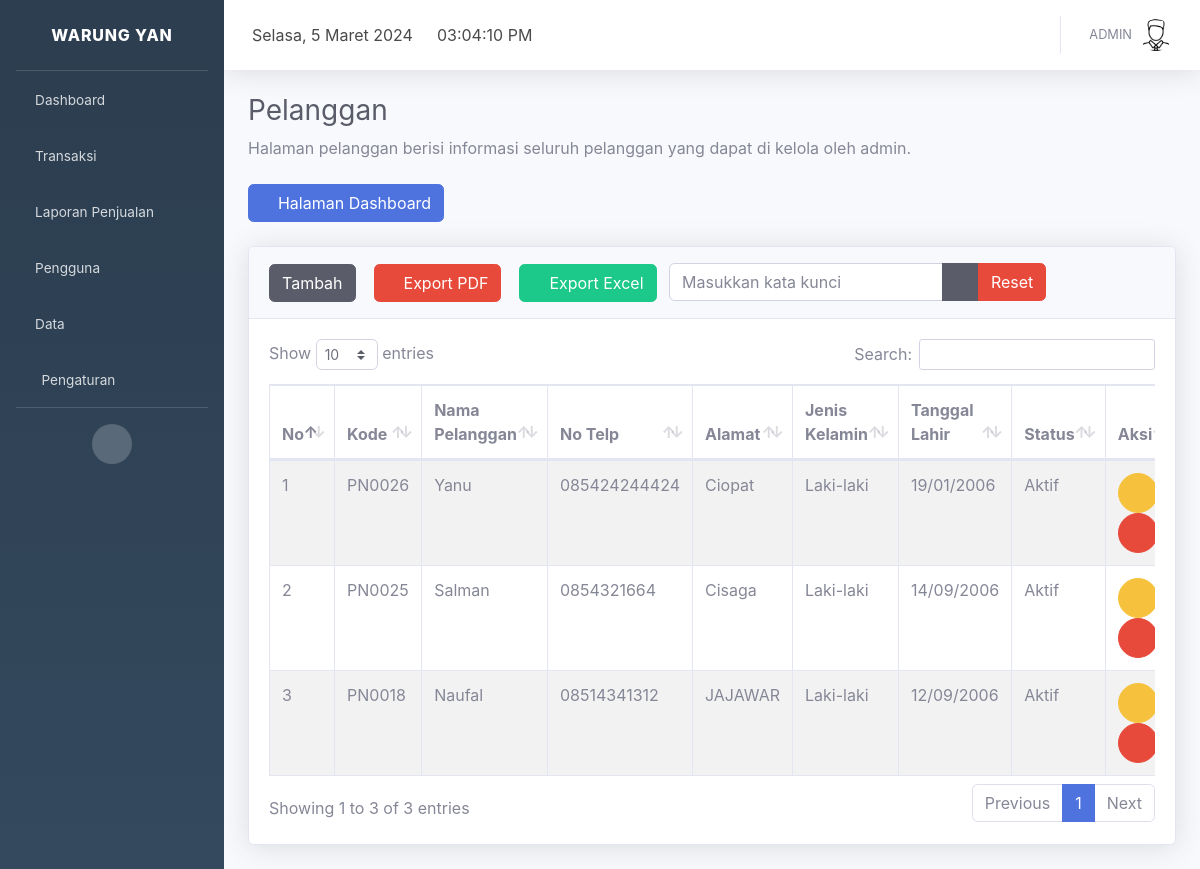
Page /index.php?page=pelanggan (signed in) on the committed database.
### tables this page shows
CREATE TABLE `profil_aplikasi` (
  `id` int(11) NOT NULL,
  `nama_aplikasi` varchar(30) NOT NULL,
  `alamat` varchar(100) NOT NULL,
  `no_telp` char(14) NOT NULL,
  `logo` varchar(100) NOT NULL
);

CREATE TABLE `pengguna` (
  `id_pengguna` int(11) NOT NULL,
  `kode_pengguna` char(9) NOT NULL,
  `nama_pengguna` varchar(50) NOT NULL,
  `email` varchar(35) NOT NULL,
  `no_telp` char(14) NOT NULL,
  `foto` varchar(100) NOT NULL,
  `username` varchar(50) NOT NULL,
  `password` varchar(500) NOT NULL,
  `level` varchar(10) NOT NULL,
  `status` int(11) NOT NULL
);

CREATE TABLE `pelanggan` (
  `id_pelanggan` int(11) NOT NULL,
  `kode_pelanggan` char(9) NOT NULL,
  `nama_pelanggan` varchar(50) NOT NULL,
  `no_telp` char(14) NOT NULL,
  `alamat_pelanggan` varchar(50) NOT NULL,
  `jenis_kelamin` int(11) NOT NULL,
  `tanggal_lahir` date NOT NULL,
  `status` int(11) NOT NULL
);

### page/pelanggan/index.php (the view, shortened to what this page needs)
<div class="container-fluid">
  <h1 class="h3 mb-2 text-gray-800">Pelanggan</h1>
  <p class="mb-4">Halaman pelanggan berisi informasi seluruh pelanggan yang dapat di kelola oleh admin.</p>
  <a href="index.php?page=dashboard"><button class="btn btn-primary"><i class="fa fa-angle-left"></i> Halaman Dashboard</button></a>
  <br /><br />
  <div class="card shadow mb-4">
    <div class="card-header py-3">
      <button class="btn-tambah btn btn-dark btn-icon-split"><span class="text">Tambah</span></button>
      <a href="page/pelanggan/cetak/cetak_pelanggan_pdf.php?" target='blank' class="btn btn-danger btn-icon-split"><span class="text"><i class="fas fa-file-pdf"></i> Export PDF</span></a>
      <a href="page/pelanggan/cetak/cetak_pelanggan_excel.php?" target='blank' class="btn btn-success btn-icon-split"><span class="text"><i class="fas fa-file-excel"></i> Export Excel</span></a>
      <form action="" method="POST" class="d-none d-sm-inline-block form-inline my-2 my-md-0 mw-100 navbar-search ml-2">
        <div class="input-group">
          <input type="text" class="form-control bg-white border-1 small" name="tcari" placeholder="Masukkan kata kunci">
          <div class="input-group-append">
            <button class="btn btn-dark" type="submit" name="bcari">
              <i class="fas fa-search fa-sm"></i>
            </button>
            <button class="btn btn-danger" type="submit" name="breset">Reset</button>
          </div>
        </div>
      </form>
    </div>
    <div class="card-body">
      <div class="table-responsive">
        <table class="table table-bordered table-striped" id="dataTable" width="100%" cellspacing="0">
          <thead>
            <tr>
              <th>No</th>
              <th>Kode</th>
              <th>Nama Pelanggan</th>
              <th>No Telp</th>
              <th>Alamat</th>
              <th>Jenis Kelamin</th>
              <th>Tanggal Lahir</th>
              <th>Status</th>
              <th>Aksi</th>
            </tr>
          </thead>
          <tbody>
            <?php
            $time_start = microtime(true);
            $kon = mysqli_connect("localhost", "root", "", "kasir");
            if (isset($_POST['bcari'])) {
              $cari = $_POST['tcari'];
              $sql = "SELECT * FROM pelanggan WHERE kode_pelanggan LIKE '%" . $cari . "%' or nama_pelanggan LIKE '%" . $cari . "%'
              or no_telp LIKE '%" . $cari . "%' or alamat_pelanggan LIKE '%" . $cari . "%' or jenis_kelamin LIKE '%" . $cari . "%'
              or tanggal_lahir LIKE '%" . $cari . "%' or status LIKE '%" . $cari . "%' order by id_pelanggan desc";
              echo 'Total Excecution Time in seconds : ' . round((microtime(true) - $time_start), 3) . ' seconds';
            } else {
              $sql = "SELECT * FROM pelanggan order by id_pelanggan desc";
            }
            $hasil = mysqli_query($kon, $sql);
            $no = 0;
            while ($data = mysqli_fetch_array($hasil)) :
              $no++;
            ?>
              <tr>
                <td><?php echo $no; ?></td>
                <td><?php echo $data['kode_pelanggan']; ?></td>
                <td><?php echo $data['nama_pelanggan']; ?></td>
                <td><?php echo $data['no_telp']; ?></td>
                <td><?php echo $data['alamat_pelanggan']; ?></td>
                <td><?php echo $data['jenis_kelamin'] == 1 ? 'Laki-laki' : 'Perempuan'; ?></td>
                <td><?php echo date('d/m/Y', strtotime($data["tanggal_lahir"])); ?></td>
                <td><?php echo $data['status'] == 1 ? 'Aktif' : 'Tidak Aktif'; ?></td>
                <td>
                  <button class="btn-edit btn btn-warning btn-circle" id_pelanggan="<?php echo $data['id_pelanggan']; ?>" kode_pelanggan="<?php echo $data['kode_pelanggan']; ?>" data-toggle="tooltip" title="Edit pelanggan" data-placement="top"><i class="fas fa-edit"></i></button>
                  <button class="btn-hapus btn btn-danger btn-circle" id_pelanggan="<?php echo $data['id_pelanggan']; ?>" kode_pelanggan="<?php echo $data['kode_pelanggan']; ?>" data-toggle="tooltip" title="Hapus pelanggan" data-placement="top"><i class="fas fa-trash"></i></button>
                </td>
              </tr>
            <?php endwhile; ?>
          </tbody>
        </table>
      </div>
    </div>
  </div>
</div>

### index.php (shortened to what this page needs)
<?php
include 'config/database.php';
$hasil = mysqli_query($kon, "select * from profil_aplikasi order by nama_aplikasi desc limit 1");
$data = mysqli_fetch_array($hasil);
?>
<!DOCTYPE html>
<html lang="en">
<head>
  <link href="assets/vendor/fontawesome-free/css/all.min.css" rel="stylesheet" type="text/css">
  <link href="assets/font/font.css" rel="stylesheet">
  <link href="assets/css/sb-admin-2.min.css" rel="stylesheet">
  <link href="assets/vendor/datatables/dataTables.bootstrap4.min.css" rel="stylesheet">
  <link rel="stylesheet" href="assets/plugin/datepicker/css/datepicker.css">
</head>
<body>
  <div id="wrapper">
    <ul class="navbar-nav sidebar sidebar-dark accordion" id="accordionSidebar" style="background-image: linear-gradient(180deg, #2c3e50 10%, #34495e 100%);">
      <a class="sidebar-brand d-flex align-items-center justify-content-center" href="index.php?page=dashboard">
        <div class="sidebar-brand-text mx-3"><?php echo $data['nama_aplikasi']; ?></div>
      </a>
      <hr class="sidebar-divider my-0">
      <li class="nav-item">
        <a class="nav-link" href="index.php?page=dashboard">
          <i class="fas fa-home"></i>
          <span>Dashboard</span></a>
      </li>
      <li class="nav-item">
        <a class="nav-link collapsed" href="#" data-toggle="collapse" data-target="#transaksi" aria-expanded="true" aria-controls="collapseTwo">
          <i class="fas fa-shopping-cart"></i>
          <span>Transaksi</span>
        </a>
      </li>
      <?php if ($_SESSION["level"] == "Admin" || $_SESSION["level"] == "Manajer") : ?>
        <li class="nav-item">
          <a class="nav-link collapsed" href="#" data-toggle="collapse" data-target="#laporan" aria-expanded="true" aria-controls="collapseTwo">
            <i class="fas fa-book"></i>
            <span>Laporan Penjualan</span>
          </a>
        </li>
      <?php endif; ?>
      <?php if ($_SESSION["level"] == "Admin") : ?>
        <li class="nav-item">
          <a class="nav-link collapsed" href="#" data-toggle="collapse" data-target="#pengguna" aria-expanded="true" aria-controls="collapseTwo">
            <i class="fas fa-users"></i>
            <span>Pengguna</span>
          </a>
        </li>
        <li class="nav-item">
          <a class="nav-link collapsed" href="#" data-toggle="collapse" data-target="#master_data" aria-expanded="true" aria-controls="collapseTwo">
            <i class="fas fa-database"></i>
            <span>Data</span>
          </a>
        </li>
      <?php endif; ?>
      <?php if ($_SESSION["level"] == "Admin") : ?>
<li class="nav-item">
          <a class="nav-link collapsed" href="#" data-toggle="collapse" data-target="#pengaturan" aria-expanded="true" aria-controls="collapseTwo">
            <i class="fas fa-fw fa-cog"></i>
            <span>Pengaturan</span>
          </a>
        </li>
      <?php endif; ?>
      <hr class="sidebar-divider d-none d-md-block">
      <div class="text-center d-none d-md-inline">
        <button class="rounded-circle border-0" id="sidebarToggle"></button>
      </div>
    </ul>
    <div id="content-wrapper" class="d-flex flex-column">
      <div id="content">
        <nav class="navbar navbar-expand navbar-light bg-white topbar mb-4 static-top shadow">
          <div class="top-navbar d-none d-xl-block">
            <ul class="navbar-nav align-items-center">
              <li class="nav-item">
                <a class="nav-link">
                  <div id="date">
                  </div>
                </a>
              </li>
            </ul>
          </div>
          <div class="top-navbar d-none d-xl-block">
            <ul class="navbar-nav align-items-center">
              <li class="nav-item">
                <a class="nav-link">
                  <div id="clock">
                  </div>
                </a>
              </li>
            </ul>
          </div>
          <ul class="navbar-nav ml-auto">
            <?php
            include 'config/database.php';
            $id_pengguna = $_SESSION["id_pengguna"];
            $hasil = mysqli_query($kon, "select nama_pengguna,foto from pengguna where id_pengguna=$id_pengguna");
            $row = mysqli_fetch_array($hasil);
            ?>
            <li class="nav-item dropdown no-arrow">
              <a class="nav-link dropdown-toggle" href="#" id="userDropdown" role="button" data-toggle="dropdown" aria-haspopup="true" aria-expanded="false">
                <span class="mr-2 d-none d-lg-inline text-gray-600 small"><?php echo $row["nama_pengguna"]; ?></span>
                <img class="img-profile rounded-circle" src="page/pengguna/foto/<?php echo $row["foto"]; ?>">
              </a>
            </li>
          </ul>
        </nav>
        <?php
        if (isset($_GET['page'])) {
          $page = $_GET['page'];
          switch ($page) {
            case 'pelanggan':
              include "page/pelanggan/index.php";
              break;
          }
        }
        ?>
      </div>
    </div>
  </div>
  <link href="assets/plugin/select2/select2.min.css" rel="stylesheet" />
</body>
</html>

### rows in the picture
profil_aplikasi: nama_aplikasi "WARUNG YAN"
pengguna: nama_pengguna "ADMIN", foto (picture)
pelanggan: kode_pelanggan "PN0026", nama_pelanggan "Yanu", no_telp "085424244424", alamat_pelanggan "Ciopat", jenis_kelamin "Laki-laki", tanggal_lahir "19/01/2006", status "Aktif"
pelanggan: kode_pelanggan "PN0025", nama_pelanggan "Salman", no_telp "0854321664", alamat_pelanggan "Cisaga", jenis_kelamin "Laki-laki", tanggal_lahir "14/09/2006", status "Aktif"
pelanggan: kode_pelanggan "PN0018", nama_pelanggan "Naufal", no_telp "08514341312", alamat_pelanggan "JAJAWAR", jenis_kelamin "Laki-laki", tanggal_lahir "12/09/2006", status "Aktif"
